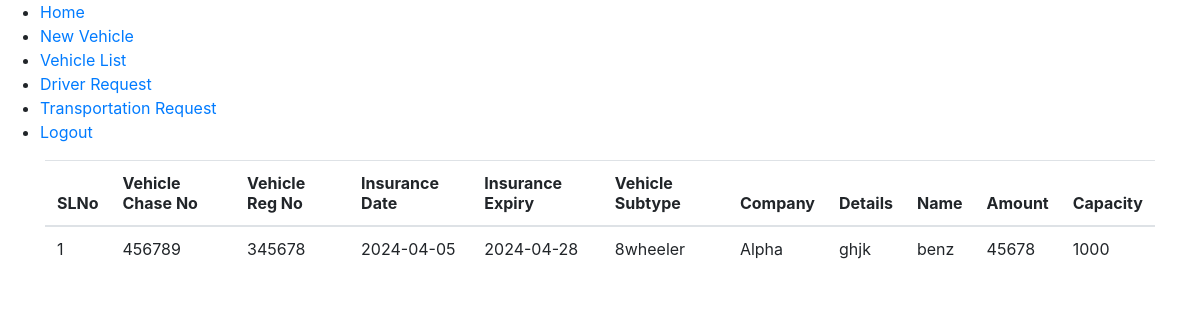
/Company/VehicleList/ (signed in), run on the app's committed database.
### Company/models.py (models this page shows)
class tbl_vehicle(models.Model):
    vehicle_id = models.AutoField(primary_key=True)
    vehicle_chase_no = models.CharField(max_length=50)
    vehicle_reg_no = models.CharField(max_length=50)
    vehicle_insurance_date = models.CharField(max_length=50)
    vehicle_insurance_exp = models.CharField(max_length=50)
    vehicle_status = models.IntegerField(default=0)
    vehiclesubtype_id = models.ForeignKey(tbl_vehiclesubtype,on_delete=models.CASCADE)
    company_id = models.ForeignKey(tbl_company,on_delete=models.CASCADE)
    vehicle_detailes = models.CharField(max_length=100)
    vehicle_name = models.CharField(max_length=50)
    vehicle_amount = models.CharField(max_length=50)
    vehicle_capacity = models.CharField(max_length=50)

### Admin/models.py (models this page shows)
class tbl_vehiclesubtype(models.Model):
    vehiclesubtype_id = models.AutoField(primary_key=True)
    vehiclesubtype_name = models.CharField(max_length=50)
    vehicletype_id = models.ForeignKey(tbl_vehicletype,on_delete=models.CASCADE)

### Guest/models.py (models this page shows)
class tbl_company(models.Model):
    company_id = models.AutoField(primary_key=True)
    company_name = models.CharField(max_length=50)
    company_contact = models.CharField(max_length=50)
    company_email = models.CharField(max_length=50)
    company_address = models.CharField(max_length=50)
    company_password = models.CharField(max_length=50)
    company_doj = models.DateField(auto_now_add=True)
    company_since = models.CharField(max_length=50)
    company_proof = models.FileField(upload_to='Files/')
    company_logo = models.FileField(upload_to='Files/')
    location_id = models.ForeignKey(tbl_location,on_delete=models.CASCADE)
    owner_name = models.CharField(max_length=50)
    owner_email = models.CharField(max_length=50)
    owner_contact = models.CharField(max_length=50)
    company_status = models.IntegerField(default=0)

### Company/views.py (the view)
# urls.py: path('VehicleList/',views.VehicleList,name="VehicleList"),
def VehicleList(request):
    cid = tbl_company.objects.get(company_id=request.session["cid"])
    vehicles = tbl_vehicle.objects.filter(company_id=cid)
    return render(request, "Company/VehicleList.html", {"vehicles" : vehicles})

### Company/Templates/Company/VehicleList.html (shortened to what this page needs)
{% extends 'Company/Include.html' %}
{% load static %}
{% block content %}
<!DOCTYPE html>
<html lang="en">
<head>
    <link href="https://stackpath.bootstrapcdn.com/bootstrap/4.5.2/css/bootstrap.min.css" rel="stylesheet">
</head>
<body>
    <div class="container">
        <table class="table">
            <thead>
                <tr>
                    <th>SLNo</th>
                    <th>Vehicle Chase No</th>
                    <th>Vehicle Reg No</th>
                    <th>Insurance Date</th>
                    <th>Insurance Expiry</th>
                    <th>Vehicle Subtype</th>
                    <th>Company</th>
                    <th>Details</th>
                    <th>Name</th>
                    <th>Amount</th>
                    <th>Capacity</th>
                </tr>
            </thead>
            <tbody>
                {% for vehicle in vehicles %}
                <tr>
                    <td>{{ forloop.counter }}</td>
                    <td>{{ vehicle.vehicle_chase_no }}</td>
                    <td>{{ vehicle.vehicle_reg_no }}</td>
                    <td>{{ vehicle.vehicle_insurance_date }}</td>
                    <td>{{ vehicle.vehicle_insurance_exp }}</td>
                    <td>{{ vehicle.vehiclesubtype_id.vehiclesubtype_name }}</td>
                    <td>{{ vehicle.company_id.company_name }}</td>
                    <td>{{ vehicle.vehicle_detailes }}</td>
                    <td>{{ vehicle.vehicle_name }}</td>
                    <td>{{ vehicle.vehicle_amount }}</td>
                    <td>{{ vehicle.vehicle_capacity }}</td>
                </tr>
                {% endfor %}
            </tbody>
        </table>
    </div>
</body>
</html>
{% endblock content %}

### data on the page
tbl_vehicle: vehicle_chase_no "456789", vehicle_reg_no "345678", vehicle_insurance_date "2024-04-05", vehicle_insurance_exp "2024-04-28", vehiclesubtype_id.vehiclesubtype_name "8wheeler", company_id.company_name "Alpha", vehicle_detailes "ghjk", vehicle_name "benz", vehicle_amount "45678", vehicle_capacity "1000"
